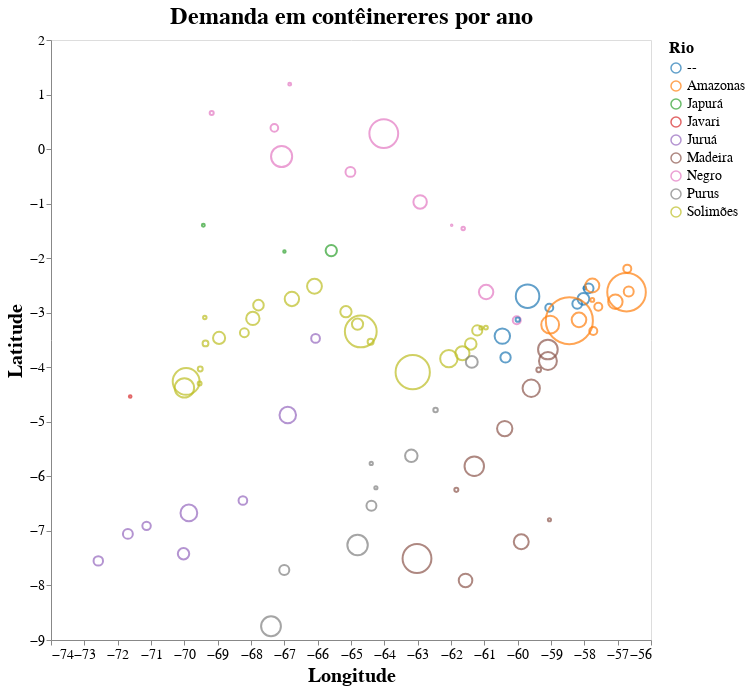

The code cell stored with this chart in its notebook:
### Markdown cell above
## Demanda (permite zoom e seleção na legenda)

### Code cell
selection = vg.selection_multi(fields=['Rio'], bind='legend')

chart = vg.Chart(df, title="Demanda em contêinereres por ano").mark_point().encode(
    vg.X('Longitude:Q',
          scale=vg.Scale(zero=False)
        ),
    vg.Y('Latitude:Q',
         scale=vg.Scale(zero=False)
        ),
    color= vg.condition(selection,
                        vg.Color('Rio:N', scale=vg.Scale(scheme='category10')),
                        vg.value('lightgray'),
                       ),
    size=vg.Size('Conteineres/Ano:Q', 
                 scale=None,
                 legend=vg.Legend(title='Conteineres por Ano')),
    tooltip=['Sigla', 'Nome', 'Latitude', 'Longitude', 'Município', 'Modal', 'Rio',
             'Latitude_2', 'Longitude_2', 'OBS', 'Considerar', 'Carga_2023',
             'Carga_2024', 'GN', 'GNL', 'Conteineres/Ano']
).properties(
    width=600,
    height=600,
).configure_title(
    fontSize=24,
).configure_axis(
    grid=False,
    labelFontSize=14,
    titleFontSize=20,
).configure_legend(
    titleFontSize=16,
    labelFontSize=14, 
).add_selection(
    selection
).interactive()

chart

### Figure 1 — Vega-Lite specification as saved in the notebook (floating-point values rounded to 4 significant figures)
{"config": {"view": {"continuousWidth": 400, "continuousHeight": 300}, "axis": {"grid": false, "labelFontSize": 14, "titleFontSize": 20}, "legend": {"labelFontSize": 14, "titleFontSize": 16}, "title": {"fontSize": 24}}, "data": {"name": "data-226f52b5bbca7ebb135f7c83f1fcd4ce"}, "mark": "point", "encoding": {"color": {"condition": {"field": "Rio", "scale": {"scheme": "category10"}, "type": "nominal", "selection": "selector002"}, "value": "lightgray"}, "size": {"field": "Conteineres/Ano", "legend": {"title": "Conteineres por Ano"}, "scale": null, "type": "quantitative"}, "tooltip": [{"field": "Sigla", "type": "nominal"}, {"field": "Nome", "type": "nominal"}, {"field": "Latitude", "type": "quantitative"}, {"field": "Longitude", "type": "quantitative"}, {"field": "Município", "type": "nominal"}, {"field": "Modal", "type": "nominal"}, {"field": "Rio", "type": "nominal"}, {"field": "Latitude_2", "type": "quantitative"}, {"field": "Longitude_2", "type": "quantitative"}, {"field": "OBS", "type": "nominal"}, {"field": "Considerar", "type": "quantitative"}, {"field": "Carga_2023", "type": "quantitative"}, {"field": "Carga_2024", "type": "quantitative"}, {"field": "GN", "type": "quantitative"}, {"field": "GNL", "type": "quantitative"}, {"field": "Conteineres/Ano", "type": "quantitative"}], "x": {"field": "Longitude", "scale": {"zero": false}, "type": "quantitative"}, "y": {"field": "Latitude", "scale": {"zero": false}, "type": "quantitative"}}, "height": 600, "selection": {"selector002": {"type": "multi", "fields": ["Rio"], "bind": "legend"}, "selector003": {"type": "interval", "bind": "scales", "encodings": ["x", "y"]}}, "title": "Demanda em contêinereres por ano", "width": 600, "$schema": "https://vega.github.io/schema/vega-lite/v4.17.0.json", "datasets": {"data-226f52b5bbca7ebb135f7c83f1fcd4ce": [{"Sigla": "AM-000", "Nome": "MANAUS", "Latitude": -3.138, "Longitude": -60.03, "Município": "Manaus", "Modal": null, "Rio": "Negro", "Latitude_2": -3.138, "Longitude_2": -60.03, "OBS": "Porto de Manaus", "Considerar": 0, "Carga_2023": 0, "Carga_2024": 0, "GN": null, "GNL": null, "Conteineres/Ano": null}, {"Sigla": "AM-083", "Nome": "SACAMBU", "Latitude": -3.272, "Longitude": -60.95, "Município": "Manacapuru", "Modal": "Hidroviário", "Rio": "Solimões", "Latitude_2": -3.275, "Longitude_2": -60.93, "OBS": "Lago Cabaliana, UTE Sacambu; este nó será agregado à localidade CAAPIRANGA", "Considerar": 0, "Carga_2023": 1487, "Carga_2024": 1511, "GN": 455900.0, "GNL": 759.8, "Conteineres/Ano": 15.2}, {"Sigla": "AM-028", "Nome": "CAMPINAS", "Latitude": -3.279, "Longitude": -61.1, "Município": "Manacapuru", "Modal": "Hidroviário", "Rio": "Solimões", "Latitude_2": -3.279, "Longitude_2": -61.1, "OBS": "Lago Cabaliana + Rio Paraná do Aramã; este nó será agregado à localidade CAAPIRANGA", "Considerar": 1, "Carga_2023": 1085, "Carga_2024": 1099, "GN": 331600.0, "GNL": 552.6, "Conteineres/Ano": 11.05}, {"Sigla": "AM-023", "Nome": "CAAPIRANGA", "Latitude": -3.325, "Longitude": -61.21, "Município": "Manacapuru", "Modal": "Gasoduto", "Rio": "Solimões", "Latitude_2": -3.279, "Longitude_2": -61.1, "OBS": "Verificar acesso ao município; supondo entrega rodoviária a partir de Campinas", "Considerar": 0, "Carga_2023": 9984, "Carga_2024": 10253, "GN": 3093000.0, "GNL": 5156.0, "Conteineres/Ano": 103.1}, {"Sigla": "AM-004", "Nome": "ANAMÃ", "Latitude": -3.572, "Longitude": -61.41, "Município": "Anamã", "Modal": "Gasoduto", "Rio": "Solimões", "Latitude_2": -3.572, "Longitude_2": -61.41, "OBS": null, "Considerar": 0, "Carga_2023": 12675, "Carga_2024": 13347, "GN": 4027000.0, "GNL": 6711.0, "Conteineres/Ano": 134.2}, {"Sigla": "AM-005", "Nome": "ANORI", "Latitude": -3.744, "Longitude": -61.66, "Município": "Anori", "Modal": "Gasoduto", "Rio": "Solimões", "Latitude_2": -3.779, "Longitude_2": -61.63, "OBS": "Verificar acesso ao município", "Considerar": 0, "Carga_2023": 19284, "Carga_2024": 19978, "GN": 6027000.0, "GNL": 10050.0, "Conteineres/Ano": 200.9}, {"Sigla": "AM-036", "Nome": "CODAJÁS", "Latitude": -3.842, "Longitude": -62.06, "Município": "Codajás", "Modal": "Gasoduto", "Rio": "Solimões", "Latitude_2": -3.842, "Longitude_2": -62.06, "OBS": null, "Considerar": 0, "Carga_2023": 28771, "Carga_2024": 30152, "GN": 9097000.0, "GNL": 15160.0, "Conteineres/Ano": 303.2}, {"Sigla": "AM-035", "Nome": "COARI", "Latitude": -4.09, "Longitude": -63.15, "Município": "Coari", "Modal": "Gasoduto", "Rio": "Solimões", "Latitude_2": -4.08, "Longitude_2": -63.14, "OBS": "Porto de Coari", "Considerar": 0, "Carga_2023": 112946, "Carga_2024": 116899, "GN": 35270000.0, "GNL": 58780.0, "Conteineres/Ano": 1176.0}, {"Sigla": "AM-025", "Nome": "CAIAMBÉ", "Latitude": -3.531, "Longitude": -64.41, "Município": "Tefé", "Modal": "Hidroviário", "Rio": "Solimões", "Latitude_2": -3.531, "Longitude_2": -64.41, "OBS": null, "Considerar": 1, "Carga_2023": 3500, "Carga_2024": 3626, "GN": 1094000.0, "GNL": 1823.0, "Conteineres/Ano": 36.47}, {"Sigla": "AM-096", "Nome": "TEFÉ", "Latitude": -3.343, "Longitude": -64.71, "Município": "Tefé", "Modal": "Hidroviário", "Rio": "Solimões", "Latitude_2": -3.343, "Longitude_2": -64.71, "OBS": "Porto de Tefé", "Considerar": 1, "Carga_2023": 99231, "Carga_2024": 100628, "GN": 30360000.0, "GNL": 50600.0, "Conteineres/Ano": 1012.0}, {"Sigla": "AM-002", "Nome": "ALVARÃES", "Latitude": -3.209, "Longitude": -64.8, "Município": "Alvarães", "Modal": "Hidroviário", "Rio": "Solimões", "Latitude_2": -3.209, "Longitude_2": -64.8, "OBS": null, "Considerar": 1, "Carga_2023": 12128, "Carga_2024": 12528, "GN": 3780000.0, "GNL": 6300.0, "Conteineres/Ano": 126.0}, {"Sigla": "AM-099", "Nome": "UARINI", "Latitude": -2.981, "Longitude": -65.15, "Município": "Uarini", "Modal": "Hidroviário", "Rio": "Solimões", "Latitude_2": -2.982, "Longitude_2": -65.11, "OBS": "Foz do Rio Uarini", "Considerar": 1, "Carga_2023": 12480, "Carga_2024": 12707, "GN": 3834000.0, "GNL": 6390.0, "Conteineres/Ano": 127.8}, {"Sigla": "AM-042", "Nome": "FONTE BOA", "Latitude": -2.514, "Longitude": -66.1, "Município": "Fonte Boa", "Modal": "Hidroviário", "Rio": "Solimões", "Latitude_2": -2.513, "Longitude_2": -66.1, "OBS": "Porto da Comadre", "Considerar": 1, "Carga_2023": 21414, "Carga_2024": 21941, "GN": 6620000.0, "GNL": 11030.0, "Conteineres/Ano": 220.7}, {"Sigla": "AM-057", "Nome": "JUTAÍ", "Latitude": -2.748, "Longitude": -66.77, "Município": "Jutaí", "Modal": "Hidroviário", "Rio": "Solimões", "Latitude_2": -2.743, "Longitude_2": -66.77, "OBS": null, "Considerar": 1, "Carga_2023": 19655, "Carga_2024": 20540, "GN": 6197000.0, "GNL": 10330.0, "Conteineres/Ano": 206.6}, {"Sigla": "AM-097", "Nome": "TONANTINS", "Latitude": -2.861, "Longitude": -67.78, "Município": "Tonantins", "Modal": "Hidroviário", "Rio": "Solimões", "Latitude_2": -2.865, "Longitude_2": -67.77, "OBS": null, "Considerar": 1, "Carga_2023": 10873, "Carga_2024": 11090, "GN": 3346000.0, "GNL": 5577.0, "Conteineres/Ano": 111.5}, {"Sigla": "AM-087", "Nome": "SANTO ANTÔNIO DO IÇÁ", "Latitude": -3.104, "Longitude": -67.95, "Município": "Santo Antônio do Içá", "Modal": "Hidroviário", "Rio": "Solimões", "Latitude_2": -3.109, "Longitude_2": -67.95, "OBS": null, "Considerar": 1, "Carga_2023": 17394, "Carga_2024": 17676, "GN": 5333000.0, "GNL": 8888.0, "Conteineres/Ano": 177.8}, {"Sigla": "AM-001", "Nome": "ALTEROSA", "Latitude": -3.086, "Longitude": -69.39, "Município": "Santo Antônio do Içá", "Modal": "Hidroviário", "Rio": "Solimões", "Latitude_2": -3.109, "Longitude_2": -67.95, "OBS": "Verificar acesso ao município; foi usada como referência Santo Antônio de Içá", "Considerar": 1, "Carga_2023": 1134, "Carga_2024": 1191, "GN": 359300.0, "GNL": 598.9, "Conteineres/Ano": 11.98}, {"Sigla": "AM-003", "Nome": "AMATURÁ", "Latitude": -3.367, "Longitude": -68.2, "Município": "Amaturá", "Modal": "Hidroviário", "Rio": "Solimões", "Latitude_2": -3.359, "Longitude_2": -68.2, "OBS": null, "Considerar": 1, "Carga_2023": 7519, "Carga_2024": 7858, "GN": 2371000.0, "GNL": 3951.0, "Conteineres/Ano": 79.03}, {"Sigla": "AM-089", "Nome": "SÃO PAULO DE OLIVENÇA", "Latitude": -3.462, "Longitude": -68.96, "Município": "São Paulo de Olivença", "Modal": "Hidroviário", "Rio": "Solimões", "Latitude_2": -3.462, "Longitude_2": -68.96, "OBS": "Porto Principal", "Considerar": 1, "Carga_2023": 14287, "Carga_2024": 14601, "GN": 4405000.0, "GNL": 7342.0, "Conteineres/Ano": 146.8}, {"Sigla": "AM-085", "Nome": "SANTA RITA DO WEILL", "Latitude": -3.562, "Longitude": -69.37, "Município": "São Paulo de Olivença", "Modal": "Hidroviário", "Rio": "Solimões", "Latitude_2": -3.562, "Longitude_2": -69.37, "OBS": null, "Considerar": 1, "Carga_2023": 3337, "Carga_2024": 3411, "GN": 1029000.0, "GNL": 1715.0, "Conteineres/Ano": 34.3}, {"Sigla": "AM-015", "Nome": "BELÉM DO SOLIMÕES", "Latitude": -4.031, "Longitude": -69.52, "Município": "Tabatinga", "Modal": "Hidroviário", "Rio": "Solimões", "Latitude_2": -4.042, "Longitude_2": -69.52, "OBS": null, "Considerar": 1, "Carga_2023": 2338, "Carga_2024": 2390, "GN": 721100.0, "GNL": 1202.0, "Conteineres/Ano": 24.04}, {"Sigla": "AM-041", "Nome": "FEIJOAL", "Latitude": -4.297, "Longitude": -69.54, "Município": "Tabatinga", "Modal": "Hidroviário", "Rio": "Solimões", "Latitude_2": -4.297, "Longitude_2": -69.54, "OBS": null, "Considerar": 1, "Carga_2023": 1470, "Carga_2024": 1504, "GN": 453800.0, "GNL": 756.3, "Conteineres/Ano": 15.13}, {"Sigla": "AM-017", "Nome": "BENJAMIN CONSTANT", "Latitude": -4.378, "Longitude": -70.0, "Município": "Benjamin Constant", "Modal": "Hidroviário", "Rio": "Solimões", "Latitude_2": -4.378, "Longitude_2": -70.0, "OBS": null, "Considerar": 1, "Carga_2023": 36655, "Carga_2024": 37571, "GN": 11340000.0, "GNL": 18890.0, "Conteineres/Ano": 377.8}, {"Sigla": "AM-093", "Nome": "TABATINGA", "Latitude": -4.259, "Longitude": -69.95, "Município": "Tabatinga", "Modal": "Hidroviário", "Rio": "Solimões", "Latitude_2": -4.259, "Longitude_2": -69.95, "OBS": null, "Considerar": 1, "Carga_2023": 70600, "Carga_2024": 71626, "GN": 21610000.0, "GNL": 36020.0, "Conteineres/Ano": 720.3}, {"Sigla": "AM-040", "Nome": "ESTIRÃO DO EQUADOR", "Latitude": -4.535, "Longitude": -71.62, "Município": "Atalaia do Norte", "Modal": "Hidroviário", "Rio": "Javari", "Latitude_2": -4.527, "Longitude_2": -71.62, "OBS": "Rio Javari, após Benjamin Constant", "Considerar": 0, "Carga_2023": 667, "Carga_2024": 682, "GN": 205800.0, "GNL": 342.9, "Conteineres/Ano": 6.859}, {"Sigla": "AM-056", "Nome": "JURUÁ", "Latitude": -3.471, "Longitude": -66.06, "Município": "Juruá", "Modal": "Hidroviário", "Rio": "Juruá", "Latitude_2": -3.471, "Longitude_2": -66.06, "OBS": null, "Considerar": 1, "Carga_2023": 7563, "Carga_2024": 7631, "GN": 2302000.0, "GNL": 3837.0, "Conteineres/Ano": 76.74}, {"Sigla": "AM-030", "Nome": "CARAUARI", "Latitude": -4.875, "Longitude": -66.9, "Município": "Carauari", "Modal": "Hidroviário", "Rio": "Juruá", "Latitude_2": -4.837, "Longitude_2": -66.85, "OBS": "Vila Nova; acesso rodoviário a Caruari por meio da Estrada do Gavião", "Considerar": 1, "Carga_2023": 26855, "Carga_2024": 27124, "GN": 8183000.0, "GNL": 13640.0, "Conteineres/Ano": 272.8}, {"Sigla": "AM-050", "Nome": "ITAMARATI", "Latitude": -6.442, "Longitude": -68.24, "Município": "Itamarati", "Modal": "Hidroviário", "Rio": "Juruá", "Latitude_2": -6.442, "Longitude_2": -68.24, "OBS": null, "Considerar": 1, "Carga_2023": 7306, "Carga_2024": 7512, "GN": 2266000.0, "GNL": 3777.0, "Conteineres/Ano": 75.55}, {"Sigla": "AM-038", "Nome": "EIRUNEPÉ", "Latitude": -6.671, "Longitude": -69.86, "Município": "Eirunepé", "Modal": "Hidroviário", "Rio": "Juruá", "Latitude_2": -6.671, "Longitude_2": -69.86, "OBS": null, "Considerar": 1, "Carga_2023": 27205, "Carga_2024": 27886, "GN": 8413000.0, "GNL": 14020.0, "Conteineres/Ano": 280.4}, {"Sigla": "AM-039", "Nome": "ENVIRA", "Latitude": -7.418, "Longitude": -70.02, "Município": "Envira", "Modal": "Hidroviário", "Rio": "Juruá", "Latitude_2": -7.418, "Longitude_2": -70.02, "OBS": "Rio Taraucá", "Considerar": 1, "Carga_2023": 12409, "Carga_2024": 12967, "GN": 3912000.0, "GNL": 6520.0, "Conteineres/Ano": 130.4}, {"Sigla": "AM-059", "Nome": "LIMOEIRO", "Latitude": -6.907, "Longitude": -71.13, "Município": "Ipixuna", "Modal": "Hidroviário", "Rio": "Juruá", "Latitude_2": -6.907, "Longitude_2": -71.13, "OBS": "Verificar acesso ao município", "Considerar": 1, "Carga_2023": 6861, "Carga_2024": 7101, "GN": 2142000.0, "GNL": 3571.0, "Conteineres/Ano": 71.41}, {"Sigla": "AM-047", "Nome": "IPIXUNA", "Latitude": -7.054, "Longitude": -71.69, "Município": "Ipixuna", "Modal": "Hidroviário", "Rio": "Juruá", "Latitude_2": -7.054, "Longitude_2": -71.69, "OBS": null, "Considerar": 1, "Carga_2023": 9489, "Carga_2024": 9754, "GN": 2943000.0, "GNL": 4905.0, "Conteineres/Ano": 98.09}, {"Sigla": "AM-043", "Nome": "GUAJARÁ", "Latitude": -7.55, "Longitude": -72.58, "Município": "Guajará", "Modal": "Hidroviário", "Rio": "Juruá", "Latitude_2": -7.55, "Longitude_2": -72.58, "OBS": null, "Considerar": 1, "Carga_2023": 8642, "Carga_2024": 8875, "GN": 2678000.0, "GNL": 4463.0, "Conteineres/Ano": 89.25}, {"Sigla": "AM-064", "Nome": "MARAÃ", "Latitude": -1.861, "Longitude": -65.59, "Município": "Maraã", "Modal": "Hidroviário", "Rio": "Japurá", "Latitude_2": -1.861, "Longitude_2": -65.59, "OBS": "Este nó será agregado/incorporado à localidade VILA BITENCOURT (localidade mais remota no Rio Japurá).", "Considerar": 0, "Carga_2023": 12159, "Carga_2024": 12754, "GN": 3848000.0, "GNL": 6413.0, "Conteineres/Ano": 128.3}, {"Sigla": "AM-055", "Nome": "JAPURÁ", "Latitude": -1.877, "Longitude": -67.0, "Município": "Japurá", "Modal": "Hidroviário", "Rio": "Japurá", "Latitude_2": -1.877, "Longitude_2": -67.0, "OBS": "Porto de Japurá. Este nó será agregado/incorporado à localidade VILA BITENCOURT (localidade mais remota no Rio Japurá).", "Considerar": 0, "Carga_2023": 575, "Carga_2024": 576, "GN": 173800.0, "GNL": 289.6, "Conteineres/Ano": 5.793}, {"Sigla": "AM-103", "Nome": "VILA BITENCOURT", "Latitude": -1.396, "Longitude": -69.43, "Município": "Japurá", "Modal": "Hidroviário", "Rio": "Japurá", "Latitude_2": -1.396, "Longitude_2": -69.43, "OBS": null, "Considerar": 1, "Carga_2023": 834, "Carga_2024": 851, "GN": 256800.0, "GNL": 427.9, "Conteineres/Ano": 8.558}, {"Sigla": "AM-018", "Nome": "BERURI", "Latitude": -3.902, "Longitude": -61.38, "Município": "Beruri", "Modal": "Hidroviário", "Rio": "Purus", "Latitude_2": -3.902, "Longitude_2": -61.38, "OBS": null, "Considerar": 1, "Carga_2023": 13800, "Carga_2024": 14007, "GN": 4226000.0, "GNL": 7043.0, "Conteineres/Ano": 140.9}, {"Sigla": "AM-098", "Nome": "TUIUÉ", "Latitude": -4.784, "Longitude": -62.46, "Município": "Beruri", "Modal": "Hidroviário", "Rio": "Purus", "Latitude_2": -4.784, "Longitude_2": -62.46, "OBS": null, "Considerar": 1, "Carga_2023": 1954, "Carga_2024": 1983, "GN": 598300.0, "GNL": 997.1, "Conteineres/Ano": 19.94}, {"Sigla": "AM-095", "Nome": "TAPAUÁ", "Latitude": -5.623, "Longitude": -63.19, "Município": "Tapauá", "Modal": "Hidroviário", "Rio": "Purus", "Latitude_2": -5.623, "Longitude_2": -63.19, "OBS": null, "Considerar": 1, "Carga_2023": 15181, "Carga_2024": 15504, "GN": 4678000.0, "GNL": 7796.0, "Conteineres/Ano": 155.9}, {"Sigla": "AM-026", "Nome": "CAMARUÃ", "Latitude": -5.764, "Longitude": -64.39, "Município": "Tapauá", "Modal": "Hidroviário", "Rio": "Purus", "Latitude_2": -5.764, "Longitude_2": -64.39, "OBS": null, "Considerar": 1, "Carga_2023": 1002, "Carga_2024": 1032, "GN": 311400.0, "GNL": 518.9, "Conteineres/Ano": 10.38}, {"Sigla": "AM-016", "Nome": "BELO MONTE", "Latitude": -6.209, "Longitude": -64.25, "Município": "Tapauá", "Modal": "Hidroviário", "Rio": "Purus", "Latitude_2": -6.209, "Longitude_2": -64.25, "OBS": null, "Considerar": 1, "Carga_2023": 957, "Carga_2024": 998, "GN": 301100.0, "GNL": 501.8, "Conteineres/Ano": 10.04}, {"Sigla": "AM-029", "Nome": "CANUTAMA", "Latitude": -6.54, "Longitude": -64.39, "Município": "Canutama", "Modal": "Hidroviário", "Rio": "Purus", "Latitude_2": -6.54, "Longitude_2": -64.39, "OBS": null, "Considerar": 1, "Carga_2023": 9457, "Carga_2024": 9835, "GN": 2967000.0, "GNL": 4945.0, "Conteineres/Ano": 98.91}, {"Sigla": "AM-058", "Nome": "LÁBREA", "Latitude": -7.258, "Longitude": -64.8, "Município": "Lábrea", "Modal": "Hidroviário", "Rio": "Purus", "Latitude_2": -7.258, "Longitude_2": -64.8, "OBS": null, "Considerar": 1, "Carga_2023": 40165, "Carga_2024": 41570, "GN": 12540000.0, "GNL": 20900.0, "Conteineres/Ano": 418.1}, {"Sigla": "AM-079", "Nome": "PAUINI", "Latitude": -7.718, "Longitude": -67.0, "Município": "Pauini", "Modal": "Hidroviário", "Rio": "Purus", "Latitude_2": -7.718, "Longitude_2": -67.0, "OBS": null, "Considerar": 1, "Carga_2023": 9890, "Carga_2024": 10088, "GN": 3044000.0, "GNL": 5073.0, "Conteineres/Ano": 101.5}, {"Sigla": "AM-021", "Nome": "BOCA DO ACRE", "Latitude": -8.748, "Longitude": -67.4, "Município": "Boca do Acre", "Modal": "Hidroviário", "Rio": "Purus", "Latitude_2": -8.748, "Longitude_2": -67.4, "OBS": null, "Considerar": 1, "Carga_2023": 38476, "Carga_2024": 39053, "GN": 11780000.0, "GNL": 19640.0, "Conteineres/Ano": 392.7}, {"Sigla": "AM-072", "Nome": "NOVO AIRÃO", "Latitude": -2.62, "Longitude": -60.95, "Município": "Novo Airão", "Modal": "Hidroviário", "Rio": "Negro", "Latitude_2": -2.62, "Longitude_2": -60.95, "OBS": null, "Considerar": 1, "Carga_2023": 20313, "Carga_2024": 20623, "GN": 6222000.0, "GNL": 10370.0, "Conteineres/Ano": 207.4}, {"Sigla": "AM-068", "Nome": "MOURA", "Latitude": -1.456, "Longitude": -61.63, "Município": "Barcelos", "Modal": "Hidroviário", "Rio": "Negro", "Latitude_2": -1.456, "Longitude_2": -61.63, "OBS": null, "Considerar": 1, "Carga_2023": 1080, "Carga_2024": 1156, "GN": 348800.0, "GNL": 581.3, "Conteineres/Ano": 11.63}, {"Sigla": "AM-032", "Nome": "CARVOEIRO", "Latitude": -1.394, "Longitude": -61.98, "Município": "Barcelos", "Modal": "Hidroviário", "Rio": "Negro", "Latitude_2": -1.394, "Longitude_2": -61.98, "OBS": null, "Considerar": 1, "Carga_2023": 203, "Carga_2024": 216, "GN": 65170.0, "GNL": 108.6, "Conteineres/Ano": 2.172}, {"Sigla": "AM-013", "Nome": "BARCELOS", "Latitude": -0.9686, "Longitude": -62.93, "Município": "Barcelos", "Modal": "Hidroviário", "Rio": "Negro", "Latitude_2": -0.9686, "Longitude_2": -62.93, "OBS": null, "Considerar": 1, "Carga_2023": 17581, "Carga_2024": 18021, "GN": 5437000.0, "GNL": 9062.0, "Conteineres/Ano": 181.2}, {"Sigla": "AM-033", "Nome": "CASTANHO", "Latitude": 0.2842, "Longitude": -64.02, "Município": "Barcelos", "Modal": "Hidroviário", "Rio": "Negro", "Latitude_2": 0.2842, "Longitude_2": -64.02, "OBS": "Rio Preto & Rio Padauari", "Considerar": 1, "Carga_2023": 80416, "Carga_2024": 82507, "GN": 24890000.0, "GNL": 41490.0, "Conteineres/Ano": 829.8}, {"Sigla": "AM-084", "Nome": "SANTA ISABEL DO RIO NEGRO", "Latitude": -0.4189, "Longitude": -65.02, "Município": "Santa Isabel do Rio Negro", "Modal": "Hidroviário", "Rio": "Negro", "Latitude_2": -0.4189, "Longitude_2": -65.02, "OBS": null, "Considerar": 1, "Carga_2023": 9499, "Carga_2024": 9653, "GN": 2912000.0, "GNL": 4854.0, "Conteineres/Ano": 97.08}, {"Sigla": "AM-088", "Nome": "SÃO GABRIEL DA CACHOEIRA", "Latitude": -0.1365, "Longitude": -67.08, "Município": "São Gabriel da Cachoeira", "Modal": "Hidroviário", "Rio": "Negro", "Latitude_2": -0.1365, "Longitude_2": -67.08, "OBS": null, "Considerar": 1, "Carga_2023": 43517, "Carga_2024": 44300, "GN": 13370000.0, "GNL": 22280.0, "Conteineres/Ano": 445.5}, {"Sigla": "AM-024", "Nome": "CABORI", "Latitude": 0.3887, "Longitude": -67.3, "Município": "São Gabriel da Cachoeira", "Modal": "Hidroviário", "Rio": "Negro", "Latitude_2": 0.3887, "Longitude_2": -67.3, "OBS": null, "Considerar": 1, "Carga_2023": 5696, "Carga_2024": 5822, "GN": 1757000.0, "GNL": 2928.0, "Conteineres/Ano": 58.55}, {"Sigla": "AM-037", "Nome": "CUCUÍ", "Latitude": 1.191, "Longitude": -66.84, "Município": "São Gabriel da Cachoeira", "Modal": "Hidroviário", "Rio": "Negro", "Latitude_2": 1.191, "Longitude_2": -66.84, "OBS": null, "Considerar": 1, "Carga_2023": 797, "Carga_2024": 816, "GN": 246200.0, "GNL": 410.3, "Conteineres/Ano": 8.206}, {"Sigla": "AM-045", "Nome": "IAUARETE", "Latitude": 0.6607, "Longitude": -69.18, "Município": "São Gabriel da Cachoeira", "Modal": "Hidroviário", "Rio": "Negro", "Latitude_2": 0.6607, "Longitude_2": -69.18, "OBS": "Rio Uapés", "Considerar": 1, "Carga_2023": 1530, "Carga_2024": 1628, "GN": 491200.0, "GNL": 818.6, "Conteineres/Ano": 16.37}, {"Sigla": "AM-010", "Nome": "AUTAZES", "Latitude": -3.674, "Longitude": -59.09, "Município": "Autazes", "Modal": "Hidroviário", "Rio": "Madeira", "Latitude_2": -3.674, "Longitude_2": -59.09, "OBS": "Porto do Rosarinho", "Considerar": 1, "Carga_2023": 37363, "Carga_2024": 38410, "GN": 11590000.0, "GNL": 19310.0, "Conteineres/Ano": 386.3}, {"Sigla": "AM-071", "Nome": "NOVA OLINDA DO NORTE", "Latitude": -3.886, "Longitude": -59.09, "Município": "Nova Olinda do Norte", "Modal": "Hidroviário", "Rio": "Madeira", "Latitude_2": -3.886, "Longitude_2": -59.09, "OBS": null, "Considerar": 1, "Carga_2023": 31393, "Carga_2024": 31864, "GN": 9614000.0, "GNL": 16020.0, "Conteineres/Ano": 320.5}, {"Sigla": "AM-012", "Nome": "AXINIM", "Latitude": -4.046, "Longitude": -59.37, "Município": "Borba", "Modal": "Hidroviário", "Rio": "Madeira", "Latitude_2": -4.046, "Longitude_2": -59.37, "OBS": null, "Considerar": 1, "Carga_2023": 2162, "Carga_2024": 2185, "GN": 659200.0, "GNL": 1099.0, "Conteineres/Ano": 21.97}, {"Sigla": "AM-022", "Nome": "BORBA", "Latitude": -4.384, "Longitude": -59.59, "Município": "Borba", "Modal": "Hidroviário", "Rio": "Madeira", "Latitude_2": -4.384, "Longitude_2": -59.59, "OBS": "Porto de Borba", "Considerar": 1, "Carga_2023": 28979, "Carga_2024": 29878, "GN": 9014000.0, "GNL": 15020.0, "Conteineres/Ano": 300.5}, {"Sigla": "AM-073", "Nome": "NOVO ARIPUANÃ", "Latitude": -5.124, "Longitude": -60.39, "Município": "Novo Aripuanã", "Modal": "Hidroviário", "Rio": "Madeira", "Latitude_2": -5.124, "Longitude_2": -60.39, "OBS": null, "Considerar": 1, "Carga_2023": 23063, "Carga_2024": 23363, "GN": 7049000.0, "GNL": 11750.0, "Conteineres/Ano": 235.0}, {"Sigla": "AM-063", "Nome": "MANICORÉ", "Latitude": -5.814, "Longitude": -61.3, "Município": "Manicoré", "Modal": "Hidroviário", "Rio": "Madeira", "Latitude_2": -5.814, "Longitude_2": -61.3, "OBS": null, "Considerar": 1, "Carga_2023": 36825, "Carga_2024": 37672, "GN": 11370000.0, "GNL": 18940.0, "Conteineres/Ano": 378.9}, {"Sigla": "AM-011", "Nome": "AUXILIADORA", "Latitude": -6.248, "Longitude": -61.84, "Município": "Humaitá", "Modal": "Hidroviário", "Rio": "Madeira", "Latitude_2": -6.248, "Longitude_2": -61.84, "OBS": null, "Considerar": 1, "Carga_2023": 1581, "Carga_2024": 1623, "GN": 489700.0, "GNL": 816.1, "Conteineres/Ano": 16.32}, {"Sigla": "AM-044", "Nome": "HUMAITÁ", "Latitude": -7.506, "Longitude": -63.02, "Município": "Humaitá", "Modal": "Hidroviário", "Rio": "Madeira", "Latitude_2": -7.506, "Longitude_2": -63.02, "OBS": null, "Considerar": 1, "Carga_2023": 79771, "Carga_2024": 82802, "GN": 24980000.0, "GNL": 41640.0, "Conteineres/Ano": 832.7}, {"Sigla": "AM-092", "Nome": "SUCUNDURI", "Latitude": -6.795, "Longitude": -59.05, "Município": "Apuí", "Modal": "Hidroviário", "Rio": "Madeira", "Latitude_2": -7.506, "Longitude_2": -63.02, "OBS": "Acesso rodoviário a partir de Humaitá", "Considerar": 0, "Carga_2023": 948, "Carga_2024": 980, "GN": 295700.0, "GNL": 492.8, "Conteineres/Ano": 9.856}, {"Sigla": "AM-006", "Nome": "APUÍ", "Latitude": -7.198, "Longitude": -59.89, "Município": "Apuí", "Modal": "Hidroviário", "Rio": "Madeira", "Latitude_2": -7.506, "Longitude_2": -63.02, "OBS": "Acesso rodoviário a partir de Humaitá", "Considerar": 0, "Carga_2023": 21760, "Carga_2024": 22239, "GN": 6710000.0, "GNL": 11180.0, "Conteineres/Ano": 223.7}, {"Sigla": "AM-065", "Nome": "MATUPÍ", "Latitude": -7.908, "Longitude": -61.56, "Município": "Manicoré", "Modal": "Hidroviário", "Rio": "Madeira", "Latitude_2": -7.506, "Longitude_2": -63.02, "OBS": "Acesso rodoviário a partir de Humaitá", "Considerar": 0, "Carga_2023": 17216, "Carga_2024": 18335, "GN": 5532000.0, "GNL": 9220.0, "Conteineres/Ano": 184.4}, {"Sigla": "AM-019", "Nome": "BETÂNIA", "Latitude": -3.127, "Longitude": -60.0, "Município": "Manaus", "Modal": "Rodoviário", "Rio": "--", "Latitude_2": -3.127, "Longitude_2": -60.0, "OBS": null, "Considerar": 0, "Carga_2023": 1768, "Carga_2024": 1849, "GN": 557900.0, "GNL": 929.8, "Conteineres/Ano": 18.6}, {"Sigla": "AM-082", "Nome": "RIO PRETO DA EVA", "Latitude": -2.696, "Longitude": -59.7, "Município": "Rio Preto da Eva", "Modal": "Rodoviário", "Rio": "--", "Latitude_2": -2.696, "Longitude_2": -59.7, "OBS": null, "Considerar": 0, "Carga_2023": 53954, "Carga_2024": 55033, "GN": 16600000.0, "GNL": 27670.0, "Conteineres/Ano": 553.5}, {"Sigla": "AM-060", "Nome": "LINDÓIA", "Latitude": -2.907, "Longitude": -59.05, "Município": "Itacoatiara", "Modal": "Rodoviário", "Rio": "--", "Latitude_2": -2.907, "Longitude_2": -59.05, "OBS": null, "Considerar": 0, "Carga_2023": 5922, "Carga_2024": 6295, "GN": 1899000.0, "GNL": 3165.0, "Conteineres/Ano": 63.31}, {"Sigla": "AM-031", "Nome": "CAREIRO", "Latitude": -3.82, "Longitude": -60.36, "Município": "Careiro", "Modal": "Rodoviário", "Rio": "--", "Latitude_2": -3.82, "Longitude_2": -60.36, "OBS": null, "Considerar": 0, "Carga_2023": 10356, "Carga_2024": 10543, "GN": 3181000.0, "GNL": 5301.0, "Conteineres/Ano": 106.0}, {"Sigla": "AM-062", "Nome": "MANAQUIRI", "Latitude": -3.429, "Longitude": -60.46, "Município": "Manaquiri", "Modal": "Rodoviário", "Rio": "--", "Latitude_2": -3.429, "Longitude_2": -60.46, "OBS": null, "Considerar": 0, "Carga_2023": 22937, "Carga_2024": 23740, "GN": 7162000.0, "GNL": 11940.0, "Conteineres/Ano": 238.7}, {"Sigla": "AM-091", "Nome": "SILVES", "Latitude": -2.836, "Longitude": -58.21, "Município": "Silves", "Modal": "Rodoviário", "Rio": "--", "Latitude_2": -2.836, "Longitude_2": -58.21, "OBS": null, "Considerar": 0, "Carga_2023": 9326, "Carga_2024": 9512, "GN": 2870000.0, "GNL": 4783.0, "Conteineres/Ano": 95.66}, {"Sigla": "AM-052", "Nome": "ITAPIRANGA", "Latitude": -2.746, "Longitude": -58.03, "Município": "Itapiranga", "Modal": "Rodoviário", "Rio": "--", "Latitude_2": -2.746, "Longitude_2": -58.03, "OBS": null, "Considerar": 0, "Carga_2023": 13551, "Carga_2024": 13889, "GN": 4190000.0, "GNL": 6984.0, "Conteineres/Ano": 139.7}, {"Sigla": "AM-086", "Nome": "SANTANA DO UATUMÃ", "Latitude": -2.55, "Longitude": -57.99, "Município": "São Sebastião do Uatumã", "Modal": "Rodoviário", "Rio": "--", "Latitude_2": -2.55, "Longitude_2": -57.99, "OBS": null, "Considerar": 0, "Carga_2023": 758, "Carga_2024": 775, "GN": 233800.0, "GNL": 389.7, "Conteineres/Ano": 7.794}, {"Sigla": "AM-090", "Nome": "SÃO SEBASTIÃO DO UATUMÃ", "Latitude": -2.553, "Longitude": -57.87, "Município": "São Sebastião do Uatumã", "Modal": "Rodoviário", "Rio": "--", "Latitude_2": -2.553, "Longitude_2": -57.87, "OBS": null, "Considerar": 0, "Carga_2023": 9371, "Carga_2024": 9558, "GN": 2884000.0, "GNL": 4806.0, "Conteineres/Ano": 96.12}, {"Sigla": "AM-049", "Nome": "ITACOATIARA", "Latitude": -3.146, "Longitude": -58.45, "Município": "Itacoatiara", "Modal": "Hidroviário", "Rio": "Amazonas", "Latitude_2": -3.146, "Longitude_2": -58.45, "OBS": "Porto de Itacoatiara", "Considerar": 1, "Carga_2023": 210942, "Carga_2024": 220434, "GN": 66510000.0, "GNL": 110800.0, "Conteineres/Ano": 2217.0}, {"Sigla": "AM-075", "Nome": "NOVO REMANÇO", "Latitude": -3.219, "Longitude": -59.03, "Município": "Itacoatiara", "Modal": "Hidroviário", "Rio": "Amazonas", "Latitude_2": -3.219, "Longitude_2": -59.03, "OBS": "Porto de Novo Remanço", "Considerar": 1, "Carga_2023": 29265, "Carga_2024": 31646, "GN": 9548000.0, "GNL": 15910.0, "Conteineres/Ano": 318.3}, {"Sigla": "AM-101", "Nome": "URUCURITUBA", "Latitude": -3.131, "Longitude": -58.16, "Município": "Urucurituba", "Modal": "Hidroviário", "Rio": "Amazonas", "Latitude_2": -3.131, "Longitude_2": -58.16, "OBS": null, "Considerar": 1, "Carga_2023": 20984, "Carga_2024": 21304, "GN": 6428000.0, "GNL": 10710.0, "Conteineres/Ano": 214.3}, {"Sigla": "AM-009", "Nome": "AUGUSTO MONTENEGRO", "Latitude": -2.765, "Longitude": -57.76, "Município": "Urucurituba", "Modal": "Hidroviário", "Rio": "Amazonas", "Latitude_2": -2.765, "Longitude_2": -57.76, "OBS": null, "Considerar": 1, "Carga_2023": 1408, "Carga_2024": 1446, "GN": 436300.0, "GNL": 727.1, "Conteineres/Ano": 14.54}, {"Sigla": "AM-100", "Nome": "URUCARÁ", "Latitude": -2.501, "Longitude": -57.76, "Município": "Urucará", "Modal": "Hidroviário", "Rio": "Amazonas", "Latitude_2": -2.501, "Longitude_2": -57.76, "OBS": "Rio Uatumã", "Considerar": 1, "Carga_2023": 18795, "Carga_2024": 19196, "GN": 5792000.0, "GNL": 9653.0, "Conteineres/Ano": 193.1}, {"Sigla": "AM-078", "Nome": "PARINTINS", "Latitude": -2.623, "Longitude": -56.73, "Município": "Parintins", "Modal": "Hidroviário", "Rio": "Amazonas", "Latitude_2": -2.623, "Longitude_2": -56.73, "OBS": null, "Considerar": 1, "Carga_2023": 145748, "Carga_2024": 147934, "GN": 44630000.0, "GNL": 74390.0, "Conteineres/Ano": 1488.0}, {"Sigla": "AM-014", "Nome": "BARREIRINHA", "Latitude": -2.799, "Longitude": -57.07, "Município": "Barreirinha", "Modal": "Hidroviário", "Rio": "Amazonas", "Latitude_2": -2.623, "Longitude_2": -56.73, "OBS": "Acesso rodoviário a partir de Parintins; a demanda será agregada à de Parintins", "Considerar": 0, "Carga_2023": 20134, "Carga_2024": 20718, "GN": 6251000.0, "GNL": 10420.0, "Conteineres/Ano": 208.4}, {"Sigla": "AM-102", "Nome": "VILA AMAZÔNIA", "Latitude": -2.611, "Longitude": -56.67, "Município": "Parintins", "Modal": "Hidroviário", "Rio": "Amazonas", "Latitude_2": -2.611, "Longitude_2": -56.67, "OBS": null, "Considerar": 1, "Carga_2023": 9654, "Carga_2024": 9847, "GN": 2971000.0, "GNL": 4951.0, "Conteineres/Ano": 99.03}, {"Sigla": "AM-070", "Nome": "NHAMUNDÁ", "Latitude": -2.192, "Longitude": -56.71, "Município": "Nhamundá", "Modal": "Indefinido", "Rio": "Amazonas", "Latitude_2": -2.192, "Longitude_2": -56.71, "OBS": "Acesso difícil (não sei como chegar no local)", "Considerar": 0, "Carga_2023": 15820, "Carga_2024": 16263, "GN": null, "GNL": null, "Conteineres/Ano": null}, {"Sigla": "AM-066", "Nome": "MAUÉS", "Latitude": -3.337, "Longitude": -57.73, "Município": "Maués", "Modal": "Indefinido", "Rio": "Amazonas", "Latitude_2": -3.337, "Longitude_2": -57.73, "OBS": "Acesso difícil (não sei como chegar no local)", "Considerar": 0, "Carga_2023": 53787, "Carga_2024": 55508, "GN": null, "GNL": null, "Conteineres/Ano": null}, {"Sigla": "AM-020", "Nome": "BOA VISTA DO RAMOS", "Latitude": -2.89, "Longitude": -57.58, "Município": "Boa Vista do Ramos", "Modal": "Indefinido", "Rio": "Amazonas", "Latitude_2": -2.89, "Longitude_2": -57.58, "OBS": "Acesso difícil (não sei como chegar no local)", "Considerar": 0, "Carga_2023": 16827, "Carga_2024": 17382, "GN": null, "GNL": null, "Conteineres/Ano": null}, {"Sigla": "AM-007", "Nome": "ARARA", "Latitude": null, "Longitude": null, "Município": null, "Modal": "Indefinido", "Rio": null, "Latitude_2": null, "Longitude_2": null, "OBS": "Local não localizado", "Considerar": 0, "Carga_2023": 752, "Carga_2024": 774, "GN": null, "GNL": null, "Conteineres/Ano": null}, {"Sigla": "AM-080", "Nome": "PEDRAS", "Latitude": null, "Longitude": null, "Município": null, "Modal": "Indefinido", "Rio": null, "Latitude_2": null, "Longitude_2": null, "OBS": "Local não localizado", "Considerar": 0, "Carga_2023": 2256, "Carga_2024": 2297, "GN": null, "GNL": null, "Conteineres/Ano": null}, {"Sigla": "AM-034", "Nome": "CAVIANA", "Latitude": null, "Longitude": null, "Município": null, "Modal": "Indefinido", "Rio": null, "Latitude_2": null, "Longitude_2": null, "OBS": "Local não localizado", "Considerar": 0, "Carga_2023": 2235, "Carga_2024": 2286, "GN": null, "GNL": null, "Conteineres/Ano": null}, {"Sigla": "AM-046", "Nome": "IPIRANGA", "Latitude": null, "Longitude": null, "Município": null, "Modal": "Indefinido", "Rio": null, "Latitude_2": null, "Longitude_2": null, "OBS": "Local não localizado", "Considerar": 0, "Carga_2023": 568, "Carga_2024": 590, "GN": null, "GNL": null, "Conteineres/Ano": null}, {"Sigla": "AM-053", "Nome": "ITAPURU", "Latitude": null, "Longitude": null, "Município": null, "Modal": "Indefinido", "Rio": null, "Latitude_2": null, "Longitude_2": null, "OBS": "Local não localizado", "Considerar": 0, "Carga_2023": 1358, "Carga_2024": 1433, "GN": null, "GNL": null, "Conteineres/Ano": null}, {"Sigla": "AM-069", "Nome": "MURITUBA", "Latitude": null, "Longitude": null, "Município": null, "Modal": "Indefinido", "Rio": null, "Latitude_2": null, "Longitude_2": null, "OBS": "Local não localizado", "Considerar": 0, "Carga_2023": 498, "Carga_2024": 531, "GN": null, "GNL": null, "Conteineres/Ano": null}, {"Sigla": "AM-074", "Nome": "NOVO CÉU", "Latitude": null, "Longitude": null, "Município": null, "Modal": "Indefinido", "Rio": null, "Latitude_2": null, "Longitude_2": null, "OBS": "Local não localizado", "Considerar": 0, "Carga_2023": 14608, "Carga_2024": 14871, "GN": null, "GNL": null, "Conteineres/Ano": null}, {"Sigla": "AM-076", "Nome": "PALMEIRAS", "Latitude": null, "Longitude": null, "Município": null, "Modal": "Indefinido", "Rio": null, "Latitude_2": null, "Longitude_2": null, "OBS": "Local não localizado", "Considerar": 0, "Carga_2023": 522, "Carga_2024": 531, "GN": null, "GNL": null, "Conteineres/Ano": null}, {"Sigla": "AM-077", "Nome": "PARAUÁ", "Latitude": null, "Longitude": null, "Município": null, "Modal": "Indefinido", "Rio": null, "Latitude_2": null, "Longitude_2": null, "OBS": "Local não localizado", "Considerar": 0, "Carga_2023": 1347, "Carga_2024": 1367, "GN": null, "GNL": null, "Conteineres/Ano": null}, {"Sigla": "AM-104", "Nome": "VILA URUCURITUBA", "Latitude": null, "Longitude": null, "Município": null, "Modal": "Indefinido", "Rio": null, "Latitude_2": null, "Longitude_2": null, "OBS": "Local não localizado", "Considerar": 0, "Carga_2023": 1085, "Carga_2024": 1105, "GN": null, "GNL": null, "Conteineres/Ano": null}]}}
